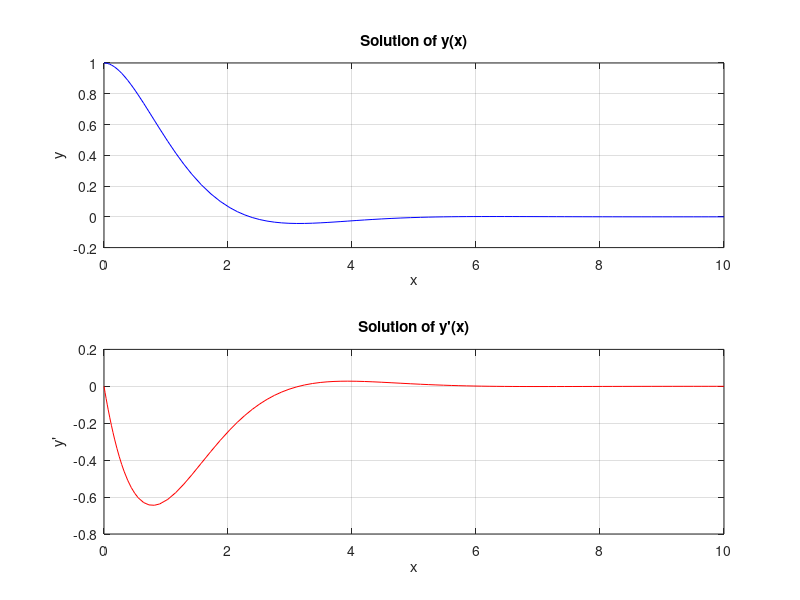

MATLAB code to generate this figure:
% Define the system of first-order equations
f = @(x, u) [u(2); -2*u(2) - 2*u(1)];

% Define the initial conditions: y(0) = 1, y'(0) = 0
initial_conditions = [1; 0];

% Define the interval of integration
xspan = [0, 10];

% Solve the system of equations using ode45
[x, u] = ode45(f, xspan, initial_conditions);

% Extract the solutions y and y' from the solution vector u
y = u(:, 1);
y_prime = u(:, 2);

% Plot the solutions
figure;
subplot(2, 1, 1);
plot(x, y, 'b');
xlabel('x');
ylabel('y');
title('Solution of y(x)');
grid on;

subplot(2, 1, 2);
plot(x, y_prime, 'r');
xlabel('x');
ylabel("y'");
title("Solution of y'(x)");
grid on;
